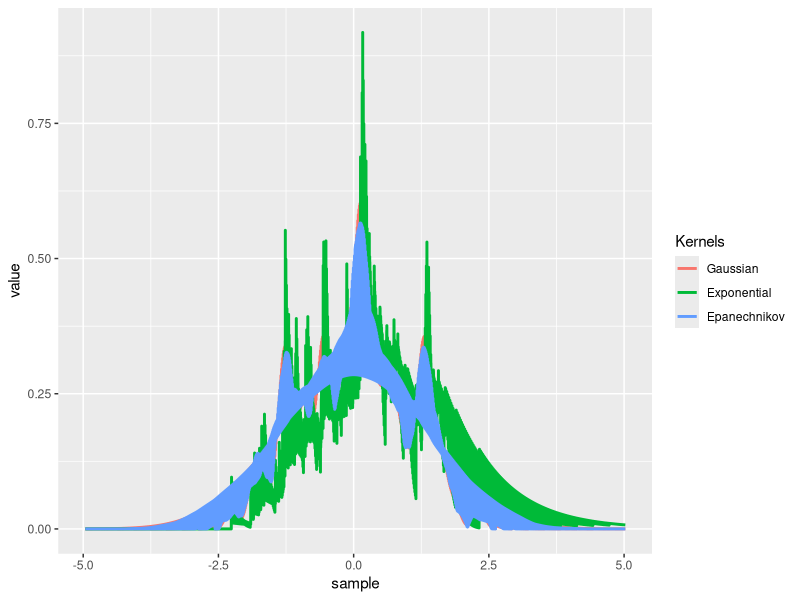

This chart was generated by the following R code: (Note: this script raises an error after producing the figure.)
library(ggplot2)
library(dplyr)
library(reshape)

kde=function(sample,h)
{
  d = density(sample,bw=h,kernel = "gaussian")
  Gaussian = d$y
  sample.values = d$x
  Epanechnikov = density(sample,bw=h,kernel = "epanechnikov")$y
  kexp=function(x,sample,h)
  {
    mean(dexp((x-sample)/h))/h
  }
  Exponential=sapply(sample.values, function(x) kexp(x, sample,h))
  d = melt(cbind(Gaussian,Exponential,Epanechnikov)) %>% mutate(h=rep(h,each=n()),sample=rep(sample.values,times=3))
  d
}

sample = rnorm(100)
df = rbind(kde(sample,0.1),kde(sample,0.2),kde(sample,0.3),kde(sample,0.4),kde(sample,0.5),
         kde(sample,0.6),kde(sample,0.7),kde(sample,0.8),kde(sample,0.9)) %>% select(-X1) %>% dplyr::rename(Kernels = X2)
                                                                                        
ggplot(df,aes(x=sample,y=value,col=Kernels)) + geom_line(size=1)
  + stat_function(fun = dnorm, col="black") +
  facet_wrap(~factor(h),ncol=3,scales="free") +
  labs(title = "Kernel density estimates for varying bandwidths",y="Density") + 
  coord_cartesian(xlim=c(-3,3)) + theme(plot.title = element_text(hjust = 0.5))


sample = rchisq(100,df=2)
ggplot(df,aes(x=sample,y=value,col=Kernels))+geom_line(size=1)+stat_function(fun = dchisq,
                                                                             args = list(df = 2),
                                                                             col="black")+
  facet_wrap(~factor(h),ncol=3,scales="free")+
  labs(title = "Kernel density estimates for varying bandwidths",y="Density")+ 
  coord_cartesian(xlim=c(0, 3)) + theme(plot.title = element_text(hjust = 0.5))
